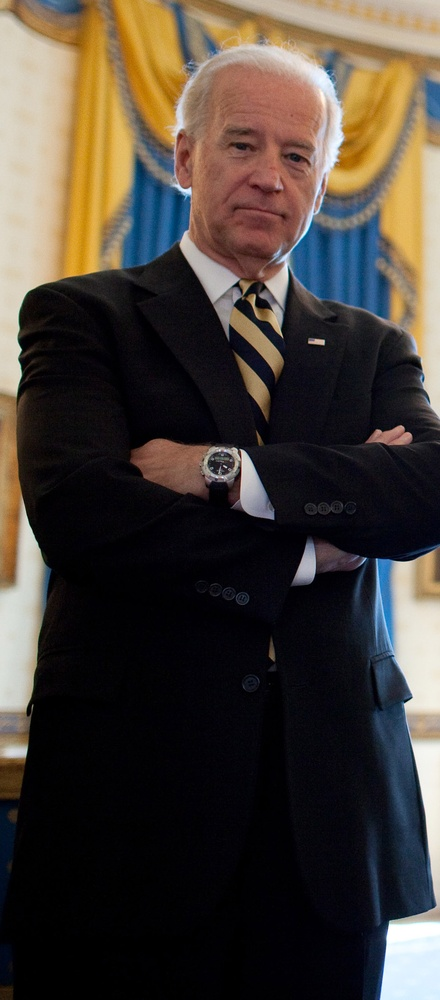
#> input picture Source Code/biden.jpg, 440 x 1000 px, shrunk from 970 x 2204 before the run
$ python thresholding.py --image biden.jpg
#> lines starting #> are read from the running program, lines starting #| are printed output that depends on the picture; after the words box and inside, x2 and y2 are one past the last pixel; in counts of white or black regions, pixels touching at a corner belong together
import numpy as np
import argparse
import cv2

# fetching the arguments and save in dictionary
ap = argparse.ArgumentParser()
ap.add_argument("-i", "--image", required = True, help = "Enter path to the image")
args = vars(ap.parse_args())

# loading and converting the image into numpy array
image = cv2.imread(args["image"])
#> image is the input picture: shape (1000, 440, 3); mean B, G, R 55.5, 62.7, 70.8

# convert image to greyscale
image = cv2.cvtColor(image, cv2.COLOR_BGR2GRAY)
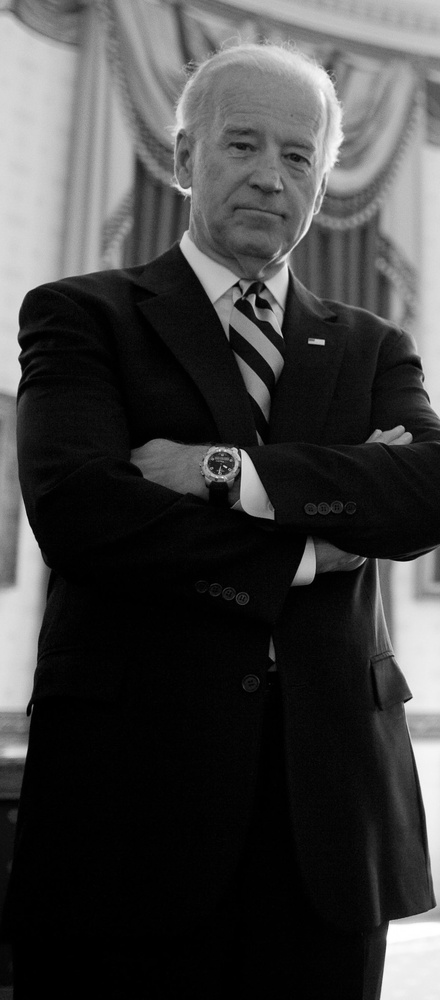
#> image: shape (1000, 440); min 0, max 255, mean 64.3

# implement gaussian blurr
blurred = cv2.GaussianBlur(image, (5,5), 0)

cv2.imshow("Gaussian blurr", blurred)

#simple Thresholding using binary
(T, thresh) = cv2.threshold(blurred, 155, 255, cv2.THRESH_BINARY)
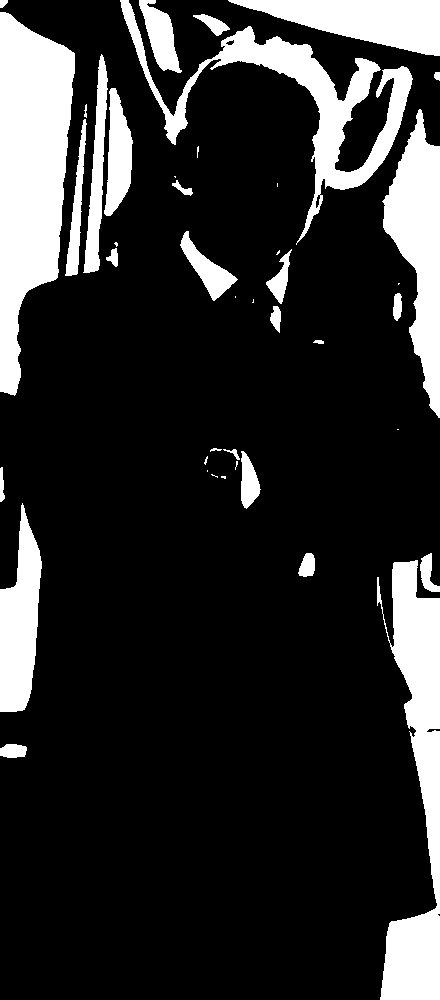
#> thresh: shape (1000, 440); 17.8% white; 42 white regions (14 under 20 px), largest, box (x1, y1, x2, y2) and area: (0, 12, 75, 396) 19028, (377, 560, 440, 1000) 13737, (120, 0, 413, 245) 11503
cv2.imshow("Threshold Binary", thresh)

#simple Thresholding using inv binary
(T, threshInv) = cv2.threshold(blurred, 155, 255, cv2.THRESH_BINARY_INV)
cv2.imshow("Threshold Inv Binary", threshInv)

cv2.imshow("Only Coins", cv2.bitwise_and(image, image, mask = threshInv))
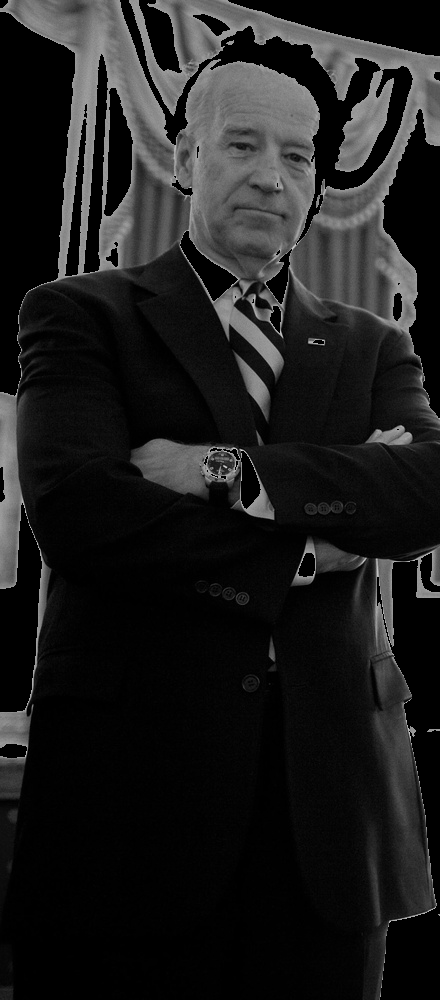
#> window 'Only Coins': shape (1000, 440); min 0, max 216, mean 29.4


#adaptive thresholding using mean
thresh = cv2.adaptiveThreshold(blurred, 255, cv2.ADAPTIVE_THRESH_MEAN_C, cv2.THRESH_BINARY_INV, 11, 4)
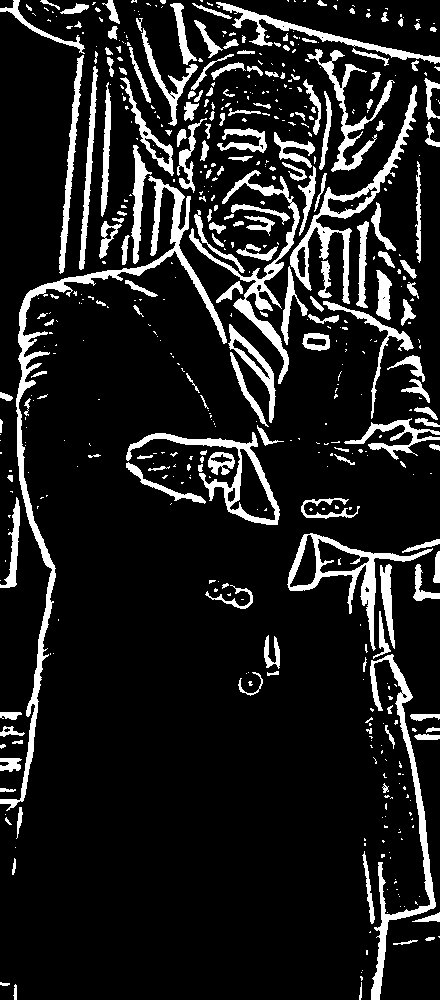
#> thresh: shape (1000, 440); 12.7% white; 535 white regions (348 under 20 px), largest, box (x1, y1, x2, y2) and area: (0, 176, 227, 811) 6419, (370, 654, 436, 1000) 3141, (290, 85, 417, 304) 2909
cv2.imshow("Adaptive mean", thresh)

#adaptive thresholding using gaussian
thresh = cv2.adaptiveThreshold(blurred, 255, cv2.ADAPTIVE_THRESH_GAUSSIAN_C, cv2.THRESH_BINARY_INV, 11, 4)
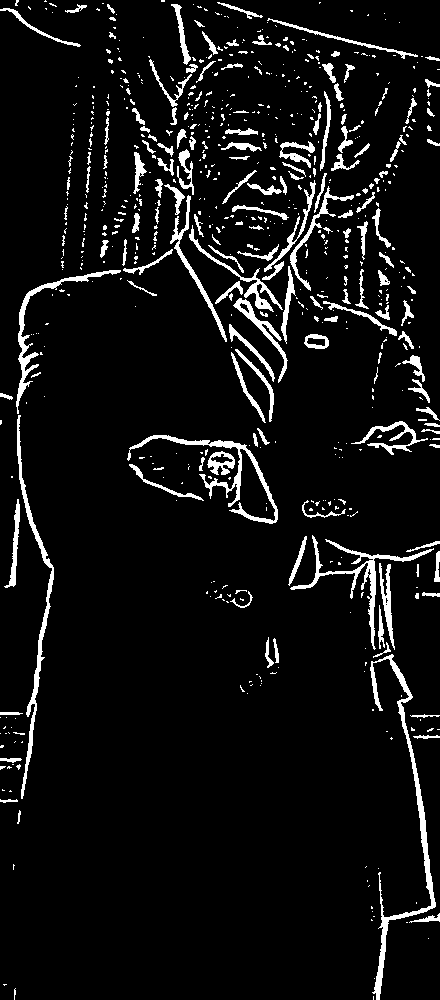
#> thresh: shape (1000, 440); 6.8% white; 702 white regions (532 under 20 px), largest, box (x1, y1, x2, y2) and area: (370, 654, 436, 1000) 2256, (17, 415, 54, 799) 1595, (127, 435, 278, 524) 1528
cv2.imshow("Adaptive gaussian", thresh)

cv2.waitKey(0)

$ run again, on Source Code/obama.jpg
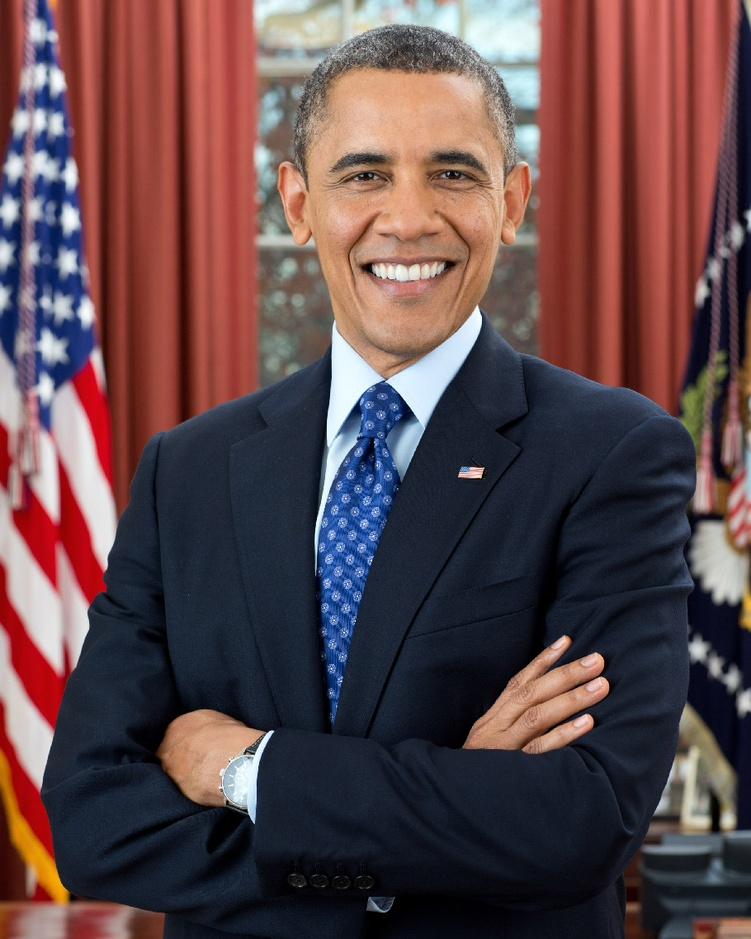
#> input picture Source Code/obama.jpg, 751 x 939 px, shrunk from 910 x 1137 before the run
#> image is the input picture: shape (939, 751, 3); mean B, G, R 74.7, 71.7, 95
#> image: shape (939, 751)
#> `(T, thresh) = cv2.threshold(blurred, 155, 255, cv2.THRESH_BINARY)`:
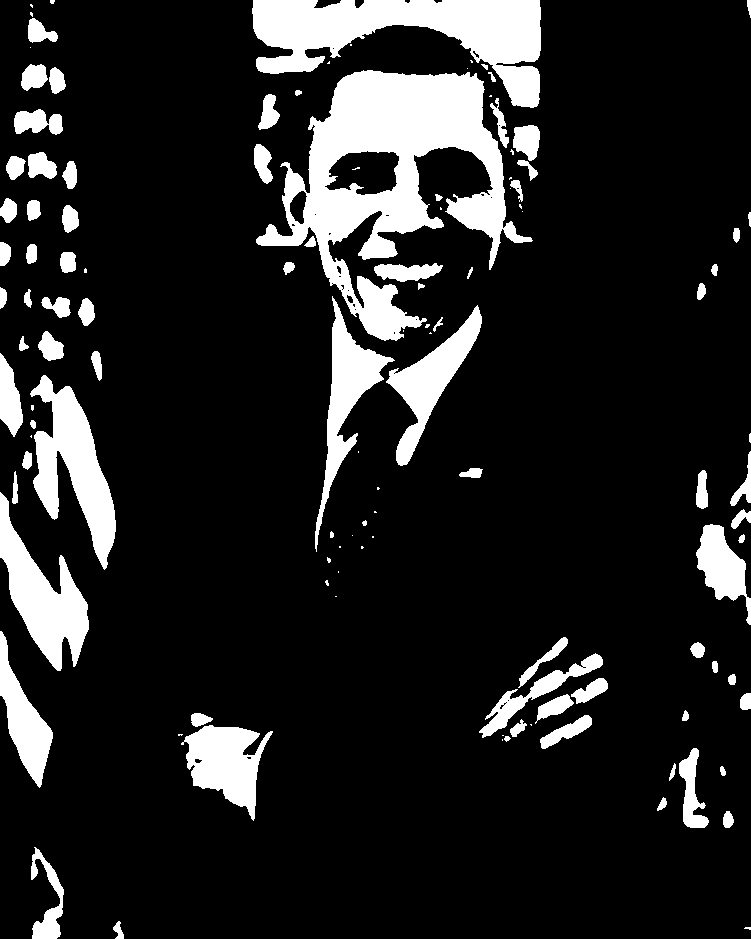
#> thresh: shape (939, 751); 13.9% white; 120 white regions (39 under 20 px), largest, box (x1, y1, x2, y2) and area: (256, 70, 533, 341) 27998, (252, 0, 541, 108) 15105, (30, 375, 116, 570) 7210
#> `thresh = cv2.adaptiveThreshold(blurred, 255, cv2.ADAPTIVE_THRESH_GAUSS..`:
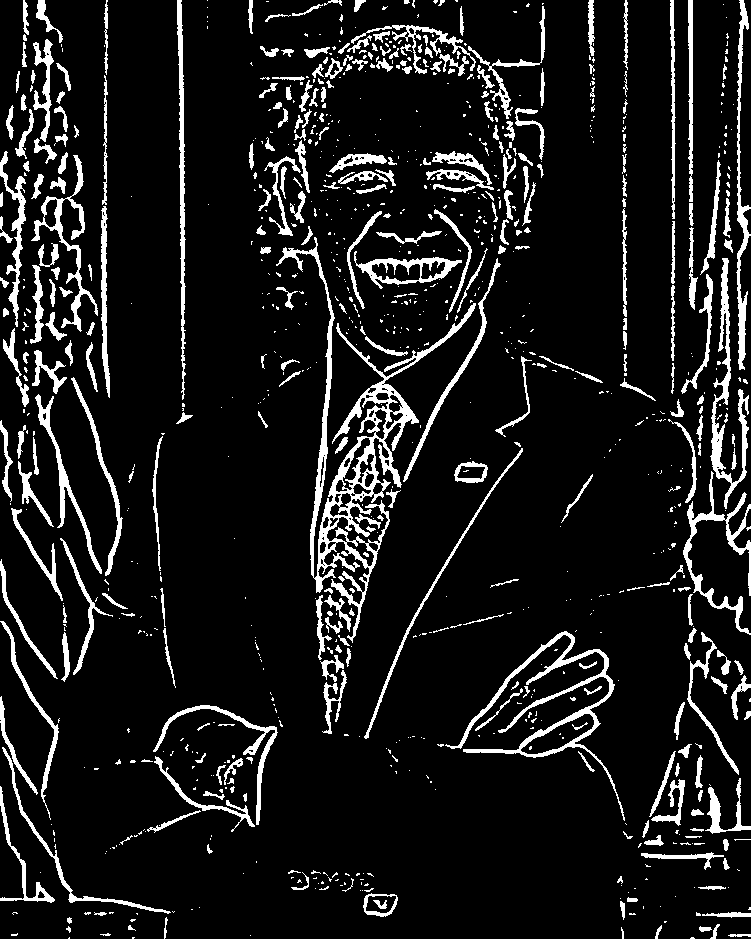
#> thresh: shape (939, 751); 10.3% white; 972 white regions (652 under 20 px), largest, box (x1, y1, x2, y2) and area: (276, 237, 476, 643) 8501, (445, 631, 625, 821) 3191, (710, 258, 749, 509) 2157

$ run again, on Source Code/presidents.jpg
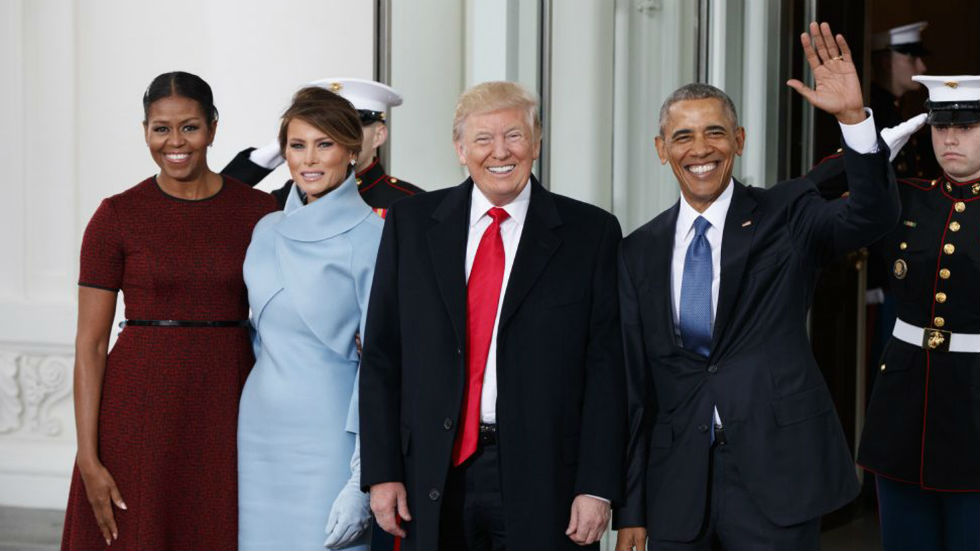
#> input picture Source Code/presidents.jpg, 980 x 551 px
#> image is the input picture: shape (551, 980, 3); mean B, G, R 93.3, 90.8, 96.3
#> image: shape (551, 980)
#> `(T, thresh) = cv2.threshold(blurred, 155, 255, cv2.THRESH_BINARY)`:
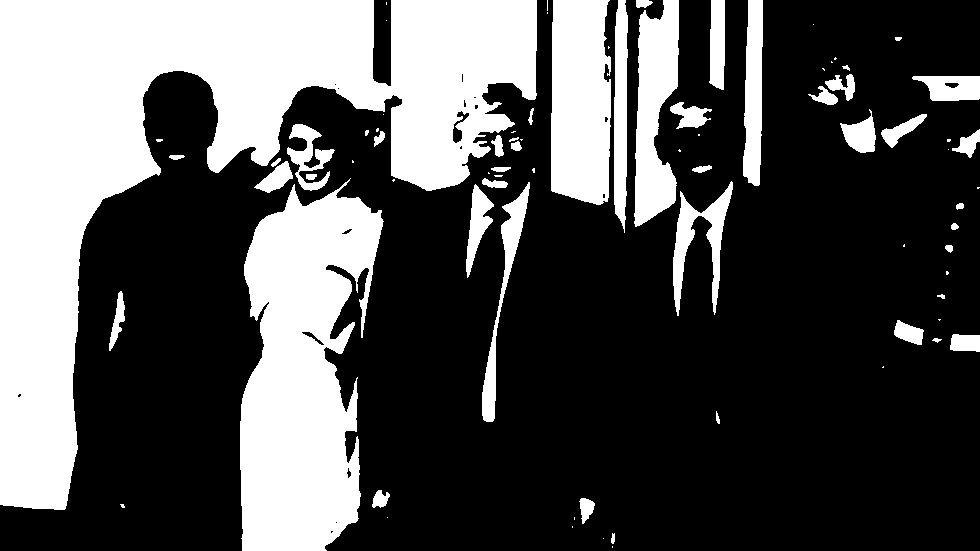
#> thresh: shape (551, 980); 32.9% white; 80 white regions (35 under 20 px), largest, box (x1, y1, x2, y2) and area: (0, 0, 537, 510) 99895, (240, 178, 384, 551) 36945, (551, 0, 611, 205) 11295
#> `thresh = cv2.adaptiveThreshold(blurred, 255, cv2.ADAPTIVE_THRESH_GAUSS..`:
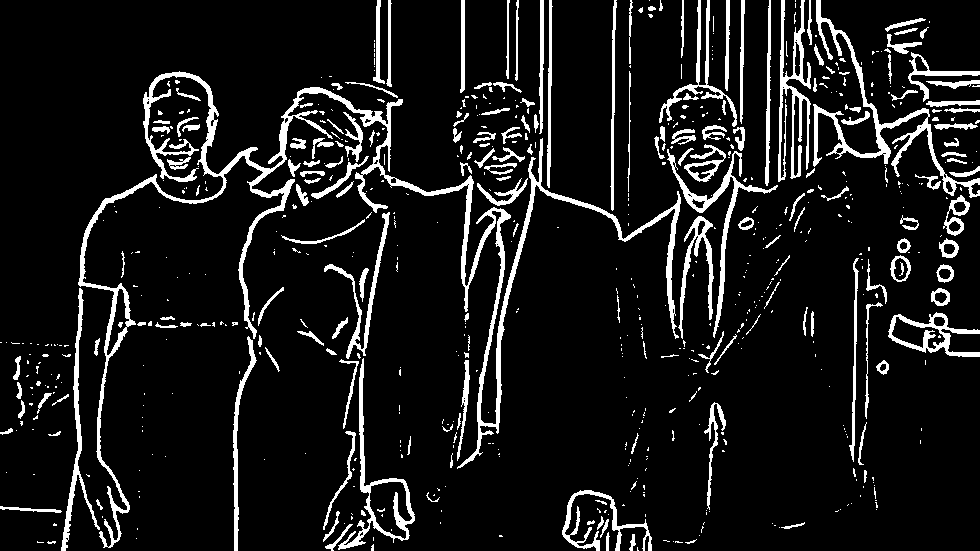
#> thresh: shape (551, 980); 9.8% white; 664 white regions (476 under 20 px), largest, box (x1, y1, x2, y2) and area: (78, 71, 681, 548) 13728, (813, 0, 980, 198) 3072, (778, 0, 811, 182) 2054
